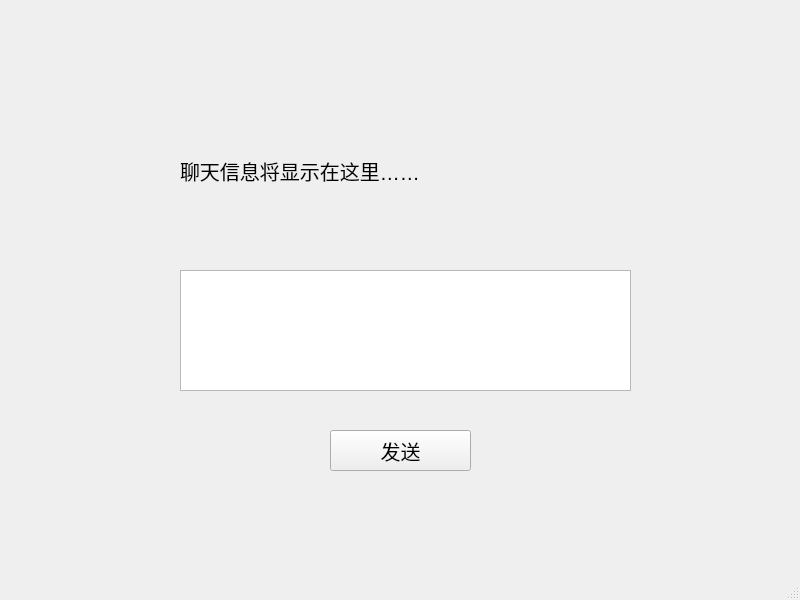
<?xml version="1.0" encoding="UTF-8"?>
<ui version="4.0">
 <class>MainWindow</class>
 <widget class="QMainWindow" name="MainWindow">
  <property name="geometry">
   <rect>
    <x>0</x>
    <y>0</y>
    <width>800</width>
    <height>600</height>
   </rect>
  </property>
  <property name="windowTitle">
   <string>MainWindow</string>
  </property>
  <widget class="QWidget" name="centralwidget">
   <widget class="QLabel" name="label">
    <property name="geometry">
     <rect>
      <x>180</x>
      <y>110</y>
      <width>451</width>
      <height>121</height>
     </rect>
    </property>
    <property name="font">
     <font>
      <pointsize>15</pointsize>
     </font>
    </property>
    <property name="text">
     <string>聊天信息将显示在这里……</string>
    </property>
   </widget>
   <widget class="QPushButton" name="pushButton">
    <property name="geometry">
     <rect>
      <x>330</x>
      <y>430</y>
      <width>141</width>
      <height>41</height>
     </rect>
    </property>
    <property name="font">
     <font>
      <pointsize>15</pointsize>
     </font>
    </property>
    <property name="text">
     <string>发送</string>
    </property>
   </widget>
   <widget class="QTextEdit" name="textEdit">
    <property name="geometry">
     <rect>
      <x>180</x>
      <y>270</y>
      <width>451</width>
      <height>121</height>
     </rect>
    </property>
   </widget>
  </widget>
  <widget class="QMenuBar" name="menubar">
   <property name="geometry">
    <rect>
     <x>0</x>
     <y>0</y>
     <width>800</width>
     <height>23</height>
    </rect>
   </property>
  </widget>
  <widget class="QStatusBar" name="statusbar"/>
 </widget>
 <resources/>
 <connections/>
</ui>
